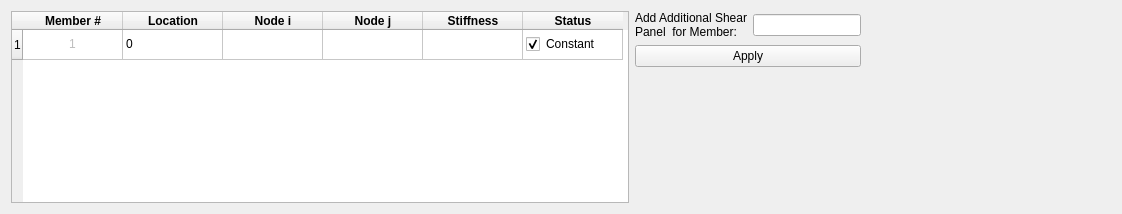
          <widget class="QWidget" name="ShearPanelsTan">
           <attribute name="title">
            <string>Shear Panels</string>
           </attribute>
           <layout class="QHBoxLayout" name="horizontalLayout_2">
            <item>
             <widget class="QTableWidget" name="Shear_panel_table">
              <property name="minimumSize">
               <size>
                <width>618</width>
                <height>0</height>
               </size>
              </property>
              <property name="dragDropMode">
               <enum>QAbstractItemView::DragDrop</enum>
              </property>
              <row>
               <property name="text">
                <string>1</string>
               </property>
              </row>
              <column>
               <property name="text">
                <string>Member #</string>
               </property>
               <property name="font">
                <font>
                 <weight>75</weight>
                 <bold>true</bold>
                </font>
               </property>
              </column>
              <column>
               <property name="text">
                <string>Location</string>
               </property>
               <property name="font">
                <font>
                 <weight>75</weight>
                 <bold>true</bold>
                </font>
               </property>
              </column>
              <column>
               <property name="text">
                <string>Node i</string>
               </property>
               <property name="font">
                <font>
                 <weight>75</weight>
                 <bold>true</bold>
                </font>
               </property>
              </column>
              <column>
               <property name="text">
                <string>Node j</string>
               </property>
               <property name="font">
                <font>
                 <weight>75</weight>
                 <bold>true</bold>
                </font>
               </property>
              </column>
              <column>
               <property name="text">
                <string>Stiffness</string>
               </property>
               <property name="font">
                <font>
                 <weight>75</weight>
                 <bold>true</bold>
                </font>
               </property>
              </column>
              <column>
               <property name="text">
                <string>Status</string>
               </property>
               <property name="font">
                <font>
                 <weight>75</weight>
                 <bold>true</bold>
                </font>
               </property>
              </column>
              <item row="0" column="0">
               <property name="text">
                <string>1</string>
               </property>
               <property name="textAlignment">
                <set>AlignCenter</set>
               </property>
               <property name="flags">
                <set>ItemIsDragEnabled|ItemIsUserCheckable</set>
               </property>
              </item>
              <item row="0" column="1">
               <property name="text">
                <string>0</string>
               </property>
              </item>
              <item row="0" column="5">
               <property name="text">
                <string>Constant</string>
               </property>
               <property name="checkState">
                <enum>Checked</enum>
               </property>
               <property name="flags">
                <set>ItemIsDragEnabled|ItemIsUserCheckable|ItemIsEnabled</set>
               </property>
              </item>
             </widget>
            </item>
            <item>
             <layout class="QGridLayout" name="gridLayout_6">
              <item row="0" column="0">
               <widget class="QLabel" name="Add_shear_label">
                <property name="text">
                 <string>Add Additional Shear 
Panel  for Member:</string>
                </property>
               </widget>
              </item>
              <item row="0" column="1">
               <widget class="QLineEdit" name="Add_Shear_Panel_Line"/>
              </item>
              <item row="1" column="0" colspan="2">
               <widget class="QPushButton" name="Shear_Panel_Add">
                <property name="text">
                 <string>Apply</string>
                </property>
               </widget>
              </item>
              <item row="2" column="0">
               <spacer name="verticalSpacer_2">
                <property name="orientation">
                 <enum>Qt::Vertical</enum>
                </property>
                <property name="sizeHint" stdset="0">
                 <size>
                  <width>20</width>
                  <height>40</height>
                 </size>
                </property>
               </spacer>
              </item>
             </layout>
            </item>
            <item>
             <spacer name="horizontalSpacer_3">
              <property name="orientation">
               <enum>Qt::Horizontal</enum>
              </property>
              <property name="sizeHint" stdset="0">
               <size>
                <width>250</width>
                <height>20</height>
               </size>
              </property>
             </spacer>
            </item>
           </layout>
          </widget>
